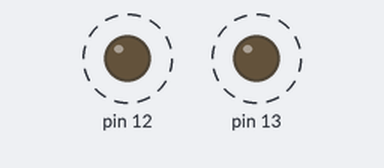
Simulated run of this sketch. Board: Arduino Uno, built with avr-gcc and run on an emulated ATmega328P. On the bench: output pins drawn as LEDs (lit = HIGH). Dashed ring = blinking.

Above: at 0.8 s.
Timing chart, 0 to 3.0 s (numbered marks = the images above):
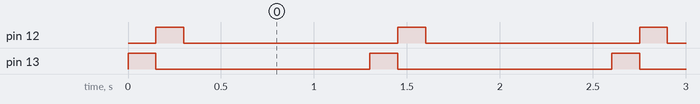

Measured:
- by itself, pin 12, pin 13: alternates HIGH for 0.15 s and LOW for 1.2 s
- by itself, everything shown: repeats every 1.3 s, in 3 steps

The sketch:

brilho.ino
```cpp
void setup() {
  // put your setup code here, to run once:

  pinMode(13, OUTPUT);
  pinMode(12, OUTPUT);

}

void loop() {
  // put your main code here, to run repeatedly:

digitalWrite(13, HIGH);
digitalWrite(12, LOW);
delay(150);
digitalWrite(12, HIGH);
digitalWrite(13, LOW);
delay(150);
digitalWrite(13, LOW);
digitalWrite(12, LOW);
delay(1000);

}
```
